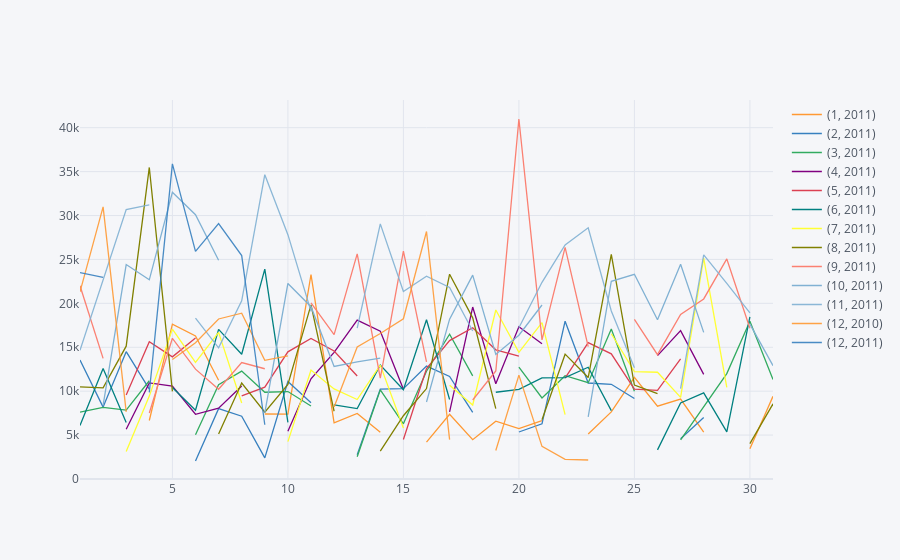

The notebook cell this image was saved under:
### Code cell
ukpivot.iplot(kind='line', x='Day')

### Figure 1 — Plotly figure (JSON) as saved in the notebook; plotly's stock layout.template omitted (floating-point values rounded to 4 significant figures)
{"data": [{"line": {"color": "rgba(255, 153, 51, 1.0)", "dash": "solid", "shape": "linear", "width": 1.3}, "mode": "lines", "name": "(1, 2011)", "text": "", "type": "scatter", "x": [1, 2, 3, 4, 5, 6, 7, 8, 9, 10, 11, 12, 13, 14, 15, 16, 17, 18, 19, 20, 21, 22, 23, 24, 25, 26, 27, 28, 29, 30, 31], "y": ["", "", "", 6659, 17635, 16292, 11238, "", 7398, 7377, 23286, 6386, 7464, 5320, "", 4202, 7371, 4480, 6583, 5741, 6657, "", 5115, 7636, 11572, 8293, 9096, 5346, "", 3431, 9417]}, {"line": {"color": "rgba(55, 128, 191, 1.0)", "dash": "solid", "shape": "linear", "width": 1.3}, "mode": "lines", "name": "(2, 2011)", "text": "", "type": "scatter", "x": [1, 2, 3, 4, 5, 6, 7, 8, 9, 10, 11, 12, 13, 14, 15, 16, 17, 18, 19, 20, 21, 22, 23, 24, 25, 26, 27, 28, 29, 30, 31], "y": [13536, 8184, 14502, 10226, "", 2048, 8009, 7152, 2399, 11102, 8678, "", 2756, 10230, 10285, 12861, 11670, 7593, "", 5349, 6277, 17965, 10927, 10782, 9168, "", 4582, 7010, "", "", ""]}, {"line": {"color": "rgba(50, 171, 96, 1.0)", "dash": "solid", "shape": "linear", "width": 1.3}, "mode": "lines", "name": "(3, 2011)", "text": "", "type": "scatter", "x": [1, 2, 3, 4, 5, 6, 7, 8, 9, 10, 11, 12, 13, 14, 15, 16, 17, 18, 19, 20, 21, 22, 23, 24, 25, 26, 27, 28, 29, 30, 31], "y": [7614, 8148, 7842, 11186, "", 5048, 10738, 12288, 9876, 9957, 8304, "", 2539, 10146, 6284, 12273, 16488, 11737, "", 12742, 9227, 11757, 10962, 17072, 9999, "", 4467, 8237, 11997, 17969, 11321]}, {"line": {"color": "rgba(128, 0, 128, 1.0)", "dash": "solid", "shape": "linear", "width": 1.3}, "mode": "lines", "name": "(4, 2011)", "text": "", "type": "scatter", "x": [1, 2, 3, 4, 5, 6, 7, 8, 9, 10, 11, 12, 13, 14, 15, 16, 17, 18, 19, 20, 21, 22, 23, 24, 25, 26, 27, 28, 29, 30, 31], "y": [17149, "", 5667, 10937, 10564, 7370, 8055, 10596, "", 5442, 11401, 14417, 18084, 16835, 10205, "", 7630, 19578, 10839, 17324, 15392, "", "", "", "", 14047, 16899, 11915, "", "", ""]}, {"line": {"color": "rgba(219, 64, 82, 1.0)", "dash": "solid", "shape": "linear", "width": 1.3}, "mode": "lines", "name": "(5, 2011)", "text": "", "type": "scatter", "x": [1, 2, 3, 4, 5, 6, 7, 8, 9, 10, 11, 12, 13, 14, 15, 16, 17, 18, 19, 20, 21, 22, 23, 24, 25, 26, 27, 28, 29, 30, 31], "y": [3172, "", 9566, 15624, 13906, 16057, "", 9476, 10451, 14477, 15995, 14576, 11722, "", 4489, 12578, 15759, 17217, 14708, 13985, "", 11483, 15527, 14247, 10239, 10097, 13686, "", 3866, "", 8900]}, {"line": {"color": "rgba(0, 128, 128, 1.0)", "dash": "solid", "shape": "linear", "width": 1.3}, "mode": "lines", "name": "(6, 2011)", "text": "", "type": "scatter", "x": [1, 2, 3, 4, 5, 6, 7, 8, 9, 10, 11, 12, 13, 14, 15, 16, 17, 18, 19, 20, 21, 22, 23, 24, 25, 26, 27, 28, 29, 30, 31], "y": [6091, 12587, 6429, "", 10412, 7826, 17033, 14208, 23895, 6435, "", 8427, 8017, 12971, 10162, 18126, 9045, "", 9876, 10204, 11520, 11551, 12725, 7787, "", 3314, 8651, 9806, 5362, 18471, ""]}, {"line": {"color": "rgba(255, 255, 51, 1.0)", "dash": "solid", "shape": "linear", "width": 1.3}, "mode": "lines", "name": "(7, 2011)", "text": "", "type": "scatter", "x": [1, 2, 3, 4, 5, 6, 7, 8, 9, 10, 11, 12, 13, 14, 15, 16, 17, 18, 19, 20, 21, 22, 23, 24, 25, 26, 27, 28, 29, 30, 31], "y": [6078, "", 3117, 9438, 17063, 13285, 16694, 8657, "", 4251, 12406, 10256, 9050, 12967, 5811, "", 10677, 8428, 19242, 14412, 17799, 7321, "", 16535, 12225, 12153, 9292, 25137, 10430, "", 10776]}, {"line": {"color": "rgba(128, 128, 0, 1.0)", "dash": "solid", "shape": "linear", "width": 1.3}, "mode": "lines", "name": "(8, 2011)", "text": "", "type": "scatter", "x": [1, 2, 3, 4, 5, 6, 7, 8, 9, 10, 11, 12, 13, 14, 15, 16, 17, 18, 19, 20, 21, 22, 23, 24, 25, 26, 27, 28, 29, 30, 31], "y": [10484, 10371, 15124, 35474, 9982, "", 5125, 10931, 7606, 10756, 19827, 7714, "", 3177, 7203, 10297, 23314, 18347, 8003, "", 6754, 14214, 11555, 25572, 10687, 9713, "", 5974, "", 4032, 8555]}, {"line": {"color": "rgba(251, 128, 114, 1.0)", "dash": "solid", "shape": "linear", "width": 1.3}, "mode": "lines", "name": "(9, 2011)", "text": "", "type": "scatter", "x": [1, 2, 3, 4, 5, 6, 7, 8, 9, 10, 11, 12, 13, 14, 15, 16, 17, 18, 19, 20, 21, 22, 23, 24, 25, 26, 27, 28, 29, 30, 31], "y": [22003, 13732, "", 7516, 16021, 12504, 10216, 13258, 12552, "", 20050, 16438, 25634, 11481, 25940, 13326, "", 8993, 12299, 40991, 15845, 26367, 15068, "", 18174, 14156, 18732, 20501, 25058, 17161, ""]}, {"line": {"color": "rgba(128, 177, 211, 1.0)", "dash": "solid", "shape": "linear", "width": 1.3}, "mode": "lines", "name": "(10, 2011)", "text": "", "type": "scatter", "x": [1, 2, 3, 4, 5, 6, 7, 8, 9, 10, 11, 12, 13, 14, 15, 16, 17, 18, 19, 20, 21, 22, 23, 24, 25, 26, 27, 28, 29, 30, 31], "y": ["", 8375, 24420, 22678, 32641, 30096, 24915, "", 7534, 22265, 19616, 12818, 13339, 13765, "", 8769, 18202, 23217, 14186, 16369, 19813, "", 7071, 22515, 23310, 18131, 24455, 16692, "", 17631, 12904]}, {"line": {"color": "rgba(128, 177, 211, 0.8999999999999999)", "dash": "solid", "shape": "linear", "width": 1.3}, "mode": "lines", "name": "(11, 2011)", "text": "", "type": "scatter", "x": [1, 2, 3, 4, 5, 6, 7, 8, 9, 10, 11, 12, 13, 14, 15, 16, 17, 18, 19, 20, 21, 22, 23, 24, 25, 26, 27, 28, 29, 30, 31], "y": [14648, 22681, 30681, 31205, "", 18327, 14935, 20283, 34651, 27821, 19085, "", 17174, 29048, 21351, 23089, 21814, 16858, "", 17217, 22395, 26659, 28608, 19132, 12655, "", 10291, 25525, 22276, 18910, ""]}, {"line": {"color": "rgba(255, 153, 51, 0.8999999999999999)", "dash": "solid", "shape": "linear", "width": 1.3}, "mode": "lines", "name": "(12, 2010)", "text": "", "type": "scatter", "x": [1, 2, 3, 4, 5, 6, 7, 8, 9, 10, 11, 12, 13, 14, 15, 16, 17, 18, 19, 20, 21, 22, 23, 24, 25, 26, 27, 28, 29, 30, 31], "y": [21308, 30987, 7646, "", 13603, 15515, 18218, 18879, 13506, 14027, "", 8190, 15032, 16570, 18245, 28176, 4488, "", 3247, 11828, 3711, 2232, 2161, "", "", "", "", "", "", "", ""]}, {"line": {"color": "rgba(55, 128, 191, 0.8999999999999999)", "dash": "solid", "shape": "linear", "width": 1.3}, "mode": "lines", "name": "(12, 2011)", "text": "", "type": "scatter", "x": [1, 2, 3, 4, 5, 6, 7, 8, 9, 10, 11, 12, 13, 14, 15, 16, 17, 18, 19, 20, 21, 22, 23, 24, 25, 26, 27, 28, 29, 30, 31], "y": [23502, 22960, "", 9855, 35874, 25909, 29078, 25441, 6172, "", "", "", "", "", "", "", "", "", "", "", "", "", "", "", "", "", "", "", "", "", ""]}], "layout": {"legend": {"bgcolor": "#F5F6F9", "font": {"color": "#4D5663"}}, "paper_bgcolor": "#F5F6F9", "plot_bgcolor": "#F5F6F9", "title": {"font": {"color": "#4D5663"}}, "xaxis": {"gridcolor": "#E1E5ED", "showgrid": true, "tickfont": {"color": "#4D5663"}, "title": {"font": {"color": "#4D5663"}, "text": ""}, "zerolinecolor": "#E1E5ED"}, "yaxis": {"gridcolor": "#E1E5ED", "showgrid": true, "tickfont": {"color": "#4D5663"}, "title": {"font": {"color": "#4D5663"}, "text": ""}, "zerolinecolor": "#E1E5ED"}}}
